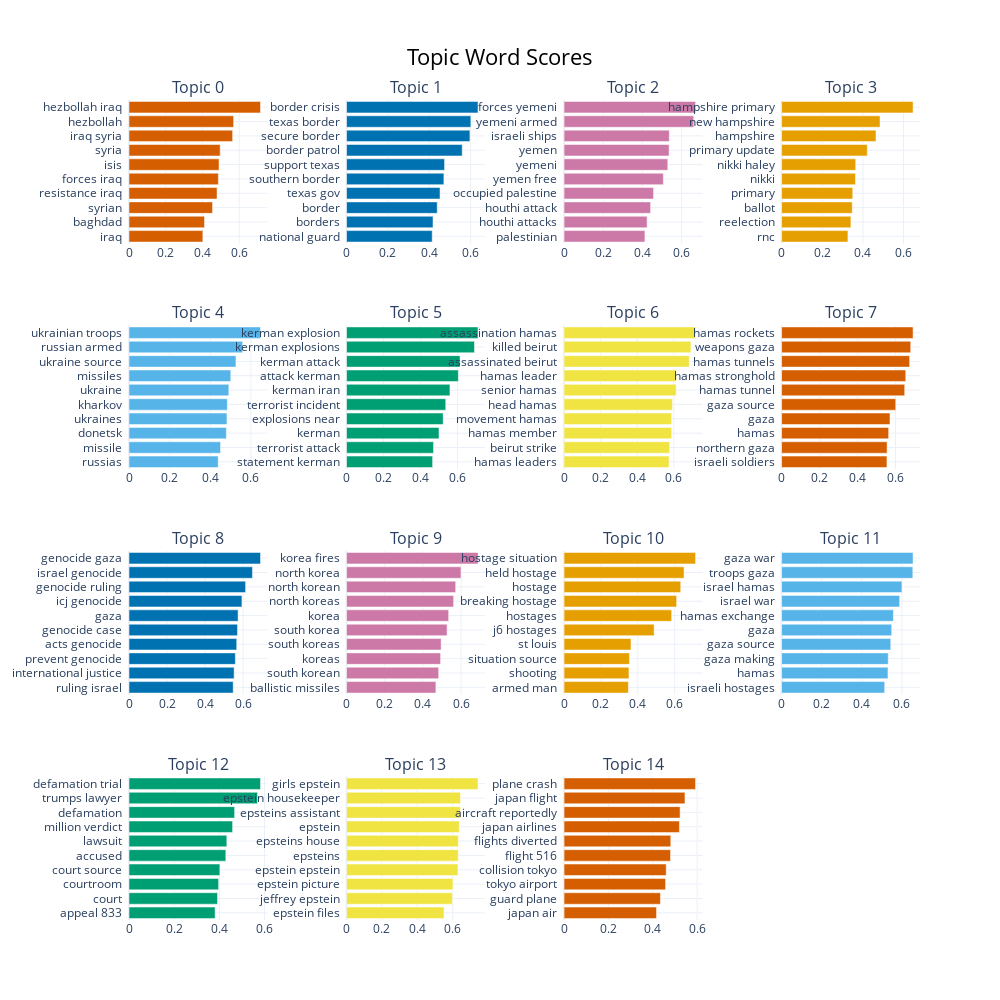

Notebook code cell kept with this figure:
### Code cell
topic_model, topics, probs = bertopic_topic_modelling(C_leaning_tweet_list)
topic_model.visualize_barchart(top_n_topics = 15, n_words = 20)

### Figure 1 — Plotly figure (JSON) as saved in the notebook; plotly's stock layout.template omitted (floating-point values rounded to 4 significant figures)
{"data": [{"marker": {"color": "#D55E00"}, "orientation": "h", "type": "bar", "x": [0.402, 0.4111, 0.4549, 0.4793, 0.4865, 0.4901, 0.4964, 0.5642, 0.5695, 0.7159], "xaxis": "x", "y": ["iraq  ", "baghdad  ", "syrian  ", "resistance iraq  ", "forces iraq  ", "isis  ", "syria  ", "iraq syria  ", "hezbollah  ", "hezbollah iraq  "], "yaxis": "y"}, {"marker": {"color": "#0072B2"}, "orientation": "h", "type": "bar", "x": [0.4144, 0.4183, 0.4388, 0.4524, 0.4709, 0.4743, 0.5596, 0.5968, 0.6014, 0.6361], "xaxis": "x2", "y": ["national guard  ", "borders  ", "border  ", "texas gov  ", "southern border  ", "support texas  ", "border patrol  ", "secure border  ", "texas border  ", "border crisis  "], "yaxis": "y2"}, {"marker": {"color": "#CC79A7"}, "orientation": "h", "type": "bar", "x": [0.4128, 0.4241, 0.4418, 0.457, 0.5069, 0.5296, 0.5362, 0.5373, 0.6619, 0.6713], "xaxis": "x3", "y": ["palestinian  ", "houthi attacks  ", "houthi attack  ", "occupied palestine  ", "yemen free  ", "yemeni  ", "yemen  ", "israeli ships  ", "yemeni armed  ", "forces yemeni  "], "yaxis": "y3"}, {"marker": {"color": "#E69F00"}, "orientation": "h", "type": "bar", "x": [0.3265, 0.3411, 0.3477, 0.3502, 0.3634, 0.3648, 0.4217, 0.4645, 0.4843, 0.647], "xaxis": "x4", "y": ["rnc  ", "reelection  ", "ballot  ", "primary  ", "nikki  ", "nikki haley  ", "primary update  ", "hampshire  ", "new hampshire  ", "hampshire primary  "], "yaxis": "y4"}, {"marker": {"color": "#56B4E9"}, "orientation": "h", "type": "bar", "x": [0.4391, 0.4508, 0.4796, 0.4823, 0.4842, 0.4915, 0.5012, 0.5265, 0.5597, 0.6475], "xaxis": "x5", "y": ["russias  ", "missile  ", "donetsk  ", "ukraines  ", "kharkov  ", "ukraine  ", "missiles  ", "ukraine source  ", "russian armed  ", "ukrainian troops  "], "yaxis": "y5"}, {"marker": {"color": "#009E73"}, "orientation": "h", "type": "bar", "x": [0.4653, 0.4702, 0.4999, 0.5224, 0.5362, 0.5589, 0.6043, 0.6134, 0.6915, 0.7107], "xaxis": "x6", "y": ["statement kerman  ", "terrorist attack  ", "kerman  ", "explosions near  ", "terrorist incident  ", "kerman iran  ", "attack kerman  ", "kerman attack  ", "kerman explosions  ", "kerman explosion  "], "yaxis": "y6"}, {"marker": {"color": "#F0E442"}, "orientation": "h", "type": "bar", "x": [0.5736, 0.5769, 0.588, 0.5882, 0.5921, 0.6126, 0.614, 0.6839, 0.6932, 0.7185], "xaxis": "x7", "y": ["hamas leaders  ", "beirut strike  ", "hamas member  ", "movement hamas  ", "head hamas  ", "senior hamas  ", "hamas leader  ", "assassinated beirut  ", "killed beirut  ", "assassination hamas  "], "yaxis": "y7"}, {"marker": {"color": "#D55E00"}, "orientation": "h", "type": "bar", "x": [0.5547, 0.5555, 0.5636, 0.5707, 0.601, 0.6482, 0.6538, 0.674, 0.6798, 0.6922], "xaxis": "x8", "y": ["israeli soldiers  ", "northern gaza  ", "hamas  ", "gaza  ", "gaza source  ", "hamas tunnel  ", "hamas stronghold  ", "hamas tunnels  ", "weapons gaza  ", "hamas rockets  "], "yaxis": "y8"}, {"marker": {"color": "#0072B2"}, "orientation": "h", "type": "bar", "x": [0.5478, 0.5527, 0.5593, 0.5663, 0.5704, 0.5736, 0.5938, 0.613, 0.6491, 0.6914], "xaxis": "x9", "y": ["ruling israel  ", "international justice  ", "prevent genocide  ", "acts genocide  ", "genocide case  ", "gaza  ", "icj genocide  ", "genocide ruling  ", "israel genocide  ", "genocide gaza  "], "yaxis": "y9"}, {"marker": {"color": "#CC79A7"}, "orientation": "h", "type": "bar", "x": [0.468, 0.4825, 0.4926, 0.4954, 0.5266, 0.5348, 0.5608, 0.5716, 0.5993, 0.6886], "xaxis": "x10", "y": ["ballistic missiles  ", "south korean  ", "koreas  ", "south koreas  ", "south korea  ", "korea  ", "north koreas  ", "north korean  ", "north korea  ", "korea fires  "], "yaxis": "y10"}, {"marker": {"color": "#E69F00"}, "orientation": "h", "type": "bar", "x": [0.3489, 0.3519, 0.3547, 0.363, 0.4885, 0.5835, 0.6107, 0.6327, 0.6508, 0.7132], "xaxis": "x11", "y": ["armed man  ", "shooting  ", "situation source  ", "st louis  ", "j6 hostages  ", "hostages  ", "breaking hostage  ", "hostage  ", "held hostage  ", "hostage situation  "], "yaxis": "y11"}, {"marker": {"color": "#56B4E9"}, "orientation": "h", "type": "bar", "x": [0.5138, 0.5302, 0.5314, 0.5441, 0.5488, 0.5574, 0.5884, 0.6, 0.6541, 0.6554], "xaxis": "x12", "y": ["israeli hostages  ", "hamas  ", "gaza making  ", "gaza source  ", "gaza  ", "hamas exchange  ", "israel war  ", "israel hamas  ", "troops gaza  ", "gaza war  "], "yaxis": "y12"}, {"marker": {"color": "#009E73"}, "orientation": "h", "type": "bar", "x": [0.381, 0.3919, 0.3965, 0.402, 0.4284, 0.4328, 0.4583, 0.4673, 0.5687, 0.5819], "xaxis": "x13", "y": ["appeal 833  ", "court  ", "courtroom  ", "court source  ", "accused  ", "lawsuit  ", "million verdict  ", "defamation  ", "trumps lawyer  ", "defamation trial  "], "yaxis": "y13"}, {"marker": {"color": "#F0E442"}, "orientation": "h", "type": "bar", "x": [0.5509, 0.598, 0.6012, 0.6295, 0.6309, 0.6314, 0.6366, 0.6431, 0.6436, 0.7428], "xaxis": "x14", "y": ["epstein files  ", "jeffrey epstein  ", "epstein picture  ", "epstein epstein  ", "epsteins  ", "epsteins house  ", "epstein  ", "epsteins assistant  ", "epstein housekeeper  ", "girls epstein  "], "yaxis": "y14"}, {"marker": {"color": "#D55E00"}, "orientation": "h", "type": "bar", "x": [0.4168, 0.4344, 0.4576, 0.4603, 0.4799, 0.481, 0.5198, 0.523, 0.545, 0.5927], "xaxis": "x15", "y": ["japan air  ", "guard plane  ", "tokyo airport  ", "collision tokyo  ", "flight 516  ", "flights diverted  ", "japan airlines  ", "aircraft reportedly  ", "japan flight  ", "plane crash  "], "yaxis": "y15"}], "layout": {"annotations": [{"font": {"size": 16}, "showarrow": false, "text": "Topic 0", "x": 0.0875, "xanchor": "center", "xref": "paper", "y": 1, "yanchor": "bottom", "yref": "paper"}, {"font": {"size": 16}, "showarrow": false, "text": "Topic 1", "x": 0.3625, "xanchor": "center", "xref": "paper", "y": 1, "yanchor": "bottom", "yref": "paper"}, {"font": {"size": 16}, "showarrow": false, "text": "Topic 2", "x": 0.6375, "xanchor": "center", "xref": "paper", "y": 1, "yanchor": "bottom", "yref": "paper"}, {"font": {"size": 16}, "showarrow": false, "text": "Topic 3", "x": 0.9125, "xanchor": "center", "xref": "paper", "y": 1, "yanchor": "bottom", "yref": "paper"}, {"font": {"size": 16}, "showarrow": false, "text": "Topic 4", "x": 0.0875, "xanchor": "center", "xref": "paper", "y": 0.725, "yanchor": "bottom", "yref": "paper"}, {"font": {"size": 16}, "showarrow": false, "text": "Topic 5", "x": 0.3625, "xanchor": "center", "xref": "paper", "y": 0.725, "yanchor": "bottom", "yref": "paper"}, {"font": {"size": 16}, "showarrow": false, "text": "Topic 6", "x": 0.6375, "xanchor": "center", "xref": "paper", "y": 0.725, "yanchor": "bottom", "yref": "paper"}, {"font": {"size": 16}, "showarrow": false, "text": "Topic 7", "x": 0.9125, "xanchor": "center", "xref": "paper", "y": 0.725, "yanchor": "bottom", "yref": "paper"}, {"font": {"size": 16}, "showarrow": false, "text": "Topic 8", "x": 0.0875, "xanchor": "center", "xref": "paper", "y": 0.45, "yanchor": "bottom", "yref": "paper"}, {"font": {"size": 16}, "showarrow": false, "text": "Topic 9", "x": 0.3625, "xanchor": "center", "xref": "paper", "y": 0.45, "yanchor": "bottom", "yref": "paper"}, {"font": {"size": 16}, "showarrow": false, "text": "Topic 10", "x": 0.6375, "xanchor": "center", "xref": "paper", "y": 0.45, "yanchor": "bottom", "yref": "paper"}, {"font": {"size": 16}, "showarrow": false, "text": "Topic 11", "x": 0.9125, "xanchor": "center", "xref": "paper", "y": 0.45, "yanchor": "bottom", "yref": "paper"}, {"font": {"size": 16}, "showarrow": false, "text": "Topic 12", "x": 0.0875, "xanchor": "center", "xref": "paper", "y": 0.175, "yanchor": "bottom", "yref": "paper"}, {"font": {"size": 16}, "showarrow": false, "text": "Topic 13", "x": 0.3625, "xanchor": "center", "xref": "paper", "y": 0.175, "yanchor": "bottom", "yref": "paper"}, {"font": {"size": 16}, "showarrow": false, "text": "Topic 14", "x": 0.6375, "xanchor": "center", "xref": "paper", "y": 0.175, "yanchor": "bottom", "yref": "paper"}], "height": 1000, "hoverlabel": {"bgcolor": "white", "font": {"family": "Rockwell", "size": 16}}, "showlegend": false, "title": {"font": {"color": "Black", "size": 22}, "text": "Topic Word Scores", "x": 0.5, "xanchor": "center", "yanchor": "top"}, "width": 1000, "xaxis": {"anchor": "y", "domain": [0, 0.175], "showgrid": true}, "xaxis10": {"anchor": "y10", "domain": [0.275, 0.45], "showgrid": true}, "xaxis11": {"anchor": "y11", "domain": [0.55, 0.725], "showgrid": true}, "xaxis12": {"anchor": "y12", "domain": [0.825, 1], "showgrid": true}, "xaxis13": {"anchor": "y13", "domain": [0, 0.175], "showgrid": true}, "xaxis14": {"anchor": "y14", "domain": [0.275, 0.45], "showgrid": true}, "xaxis15": {"anchor": "y15", "domain": [0.55, 0.725], "showgrid": true}, "xaxis16": {"anchor": "y16", "domain": [0.825, 1], "showgrid": true}, "xaxis2": {"anchor": "y2", "domain": [0.275, 0.45], "showgrid": true}, "xaxis3": {"anchor": "y3", "domain": [0.55, 0.725], "showgrid": true}, "xaxis4": {"anchor": "y4", "domain": [0.825, 1], "showgrid": true}, "xaxis5": {"anchor": "y5", "domain": [0, 0.175], "showgrid": true}, "xaxis6": {"anchor": "y6", "domain": [0.275, 0.45], "showgrid": true}, "xaxis7": {"anchor": "y7", "domain": [0.55, 0.725], "showgrid": true}, "xaxis8": {"anchor": "y8", "domain": [0.825, 1], "showgrid": true}, "xaxis9": {"anchor": "y9", "domain": [0, 0.175], "showgrid": true}, "yaxis": {"anchor": "x", "domain": [0.825, 1], "showgrid": true}, "yaxis10": {"anchor": "x10", "domain": [0.275, 0.45], "showgrid": true}, "yaxis11": {"anchor": "x11", "domain": [0.275, 0.45], "showgrid": true}, "yaxis12": {"anchor": "x12", "domain": [0.275, 0.45], "showgrid": true}, "yaxis13": {"anchor": "x13", "domain": [0, 0.175], "showgrid": true}, "yaxis14": {"anchor": "x14", "domain": [0, 0.175], "showgrid": true}, "yaxis15": {"anchor": "x15", "domain": [0, 0.175], "showgrid": true}, "yaxis16": {"anchor": "x16", "domain": [0, 0.175], "showgrid": true}, "yaxis2": {"anchor": "x2", "domain": [0.825, 1], "showgrid": true}, "yaxis3": {"anchor": "x3", "domain": [0.825, 1], "showgrid": true}, "yaxis4": {"anchor": "x4", "domain": [0.825, 1], "showgrid": true}, "yaxis5": {"anchor": "x5", "domain": [0.55, 0.725], "showgrid": true}, "yaxis6": {"anchor": "x6", "domain": [0.55, 0.725], "showgrid": true}, "yaxis7": {"anchor": "x7", "domain": [0.55, 0.725], "showgrid": true}, "yaxis8": {"anchor": "x8", "domain": [0.55, 0.725], "showgrid": true}, "yaxis9": {"anchor": "x9", "domain": [0.275, 0.45], "showgrid": true}}}
